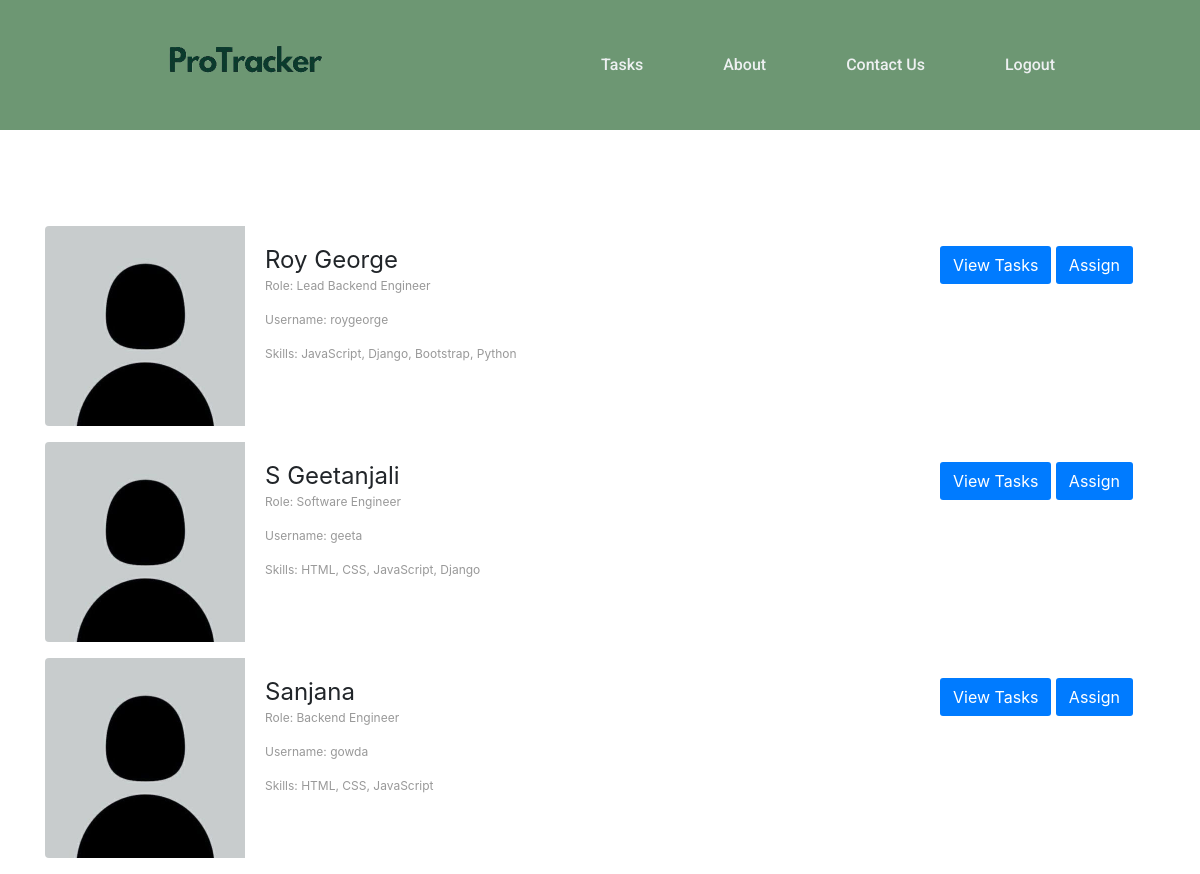
/manager/manager1, run on the app's committed database.
### app/models.py (models this page shows, shortened)
class Employee(models.Model):
    name = models.CharField(max_length=50)
    username = models.CharField(
        max_length=50, primary_key=True)
    password = models.CharField(max_length=50, default='password')
    manager = models.ForeignKey(Manager, on_delete=models.CASCADE)
    profile_pic = models.ImageField(
        upload_to=get_file_path, blank='true')
    role = models.CharField(max_length=50, default="Software Engineer")
    skills = models.CharField(
        max_length=100, default="HTML, CSS, JavaScript, Django")

### app/views.py (the view)
# urls.py: path('manager/<str:username>', views.manager, name='manager'),
def manager(request, username):
    employees = Employee.objects.filter(manager=username)
    data = []
    task = []
    for i in employees:
        data.append(i)
    employe = {
        "names": data,
        "task": task
    }
    return render(request, 'app/manager.html', employe)

### app/templates/app/manager.html (shortened to what this page needs)
{% load static %}
<!DOCTYPE html>
<html lang="en" dir="ltr">
<link href="https://maxcdn.bootstrapcdn.com/font-awesome/4.3.0/css/font-awesome.min.css" rel="stylesheet">
  <link rel="stylesheet" href="{% static 'css/manager.css' %}">
  <link rel="stylesheet" href="https://cdn.jsdelivr.net/npm/bootstrap@4.6.0/dist/css/bootstrap.min.css">
  <link rel="stylesheet" href="{% static 'css/home.css' %}">
</head>
<body>
<header>
            <a class="logo" href="/"><img width="250px" height="60px" src="{% static 'media/header.png' %}" alt="logo"></a>
            <a class="cta" href="#">Tasks</a>
            <a class="cta" href="#">About</a>
            <a class="cta" href="#">Contact Us</a>
            <a class="cta" href="/login">Logout</a>
        </header>
<br>
 {% for emp in names %}
<div>
  <ul>
    <div class="container">
    <div class="row ng-scope">
        <div class="col-md-12 col-md-pull-3">
            <section class="search-result-item">
                {% if emp.profile_pic %}
                <a class="image-link"><img class="image" src="{{emp.profile_pic.url}}">
                {% else %}
                <a class="image-link"><img class="image" src="{% static 'media/default.jpg' %}">
                {% endif %}
                </a>
{% load static %}
                <div class="search-result-item-body">
                    <div class="row">
                        <div class="col-sm-9">
                            <h4 class="search-result-item-heading">{{emp.name}}</h4>
                            <p class="info">Role: {{emp.role}}</p>
                            <p class="info">Username: {{emp.username}}</p>
                            <p class="info">Skills: {{emp.skills}}</p>
                        </div>
                        <div class="col-sm-3 text-align-center">
                          <button type="button" class="btn btn-primary" onclick="viewTasks('{{emp.username}}')">View Tasks</button>
                          <button type="button" class="btn btn-primary" data-toggle="modal" data-target="#exampleModalCenter" onclick="empname('{{emp.username}}')">
                Assign
              </button>
</div>
</div>
    </div>
       </div>
  </div>
</div>
</div>
    {% endfor %}
      </body>
</html>

### app/static/css/manager.css (style rules this page uses)
* { box-sizing: border-box; margin: 0; padding: 0; }
header { display: flex; justify-content: flex-end; padding: 30px 10%; background-color: #6D9773; }
.logo { cursor: pointer; float: left; display: block; margin-right: auto; width: 250px; height: 50px; height: 70px; }
.nav__links a, .cta, .overlay__content a { font-family: "Roboto", sans-serif; font-weight: 500; color: #edf0f1; text-decoration: none; }
.cta { padding: 9px 25px; margin-left: 30px; background-color: #6D9773(0, 136, 169, 1); border: none; border-radius: 50px; cursor: pointer; transition: background-color 0.3s ease 0s; }
body { margin-top:20px; background: #f8f8f8; }
body { margin-top:20px; background-color: #eee; }
.search-result-item { padding: 20px; background-color: #fff; border-radius: 4px }
.search-result-item:after, .search-result-item:before { content: " "; display: table }
.search-result-item:after { clear: both }
.search-result-item .image-link { display: block; overflow: hidden; border-top-left-radius: 4px; border-bottom-left-radius: 4px }
@media (min-width:768px) { .search-result-item .image-link { display: inline-block; margin: -20px 0 -20px -20px; float: left; width: 200px } }
.search-result-item .image { max-width: 100% }
.search-result-item .info { margin-top: 2px; font-size: 12px; color: #999 }
@media (min-width:768px) { .search-result-item-body { margin-left: 200px } }
.search-result-item-heading { font-weight: 400 }
@media (min-width:768px) { .search-result-item-heading { margin: 0 } }
.container { padding-left: 20%; }

### app/static/css/home.css (style rules this page uses)
* { box-sizing: border-box; margin: 0; padding: 0; }
header { display: flex; justify-content: flex-end; align-items: center; padding: 30px 10%; background-color: #6D9773; }
.logo { cursor: pointer; float: left; display: block; margin-right: auto; width: 250px; height: 50px; height: 70px; }
.nav__links a, .cta, .overlay__content a { font-family: "Roboto", sans-serif; font-weight: 500; color: #edf0f1; text-decoration: none; }
.cta { padding: 9px 25px; margin-left: 30px; background-color: #6D9773(0, 136, 169, 1); border: none; border-radius: 50px; cursor: pointer; transition: background-color 0.3s ease 0s; }
.btn { border-radius: 3px; -webkit-box-shadow: none; box-shadow: none; border: 1px solid transparent; }

### data on the page
Employee: name "Roy George", role "Lead Backend Engineer", username "roygeorge", skills "JavaScript, Django, Bootstrap, Python"
Employee: name "S Geetanjali", role "Software Engineer", username "geeta", skills "HTML, CSS, JavaScript, Django"
Employee: name "Sanjana", role "Backend Engineer", username "gowda", skills "HTML, CSS, JavaScript"
